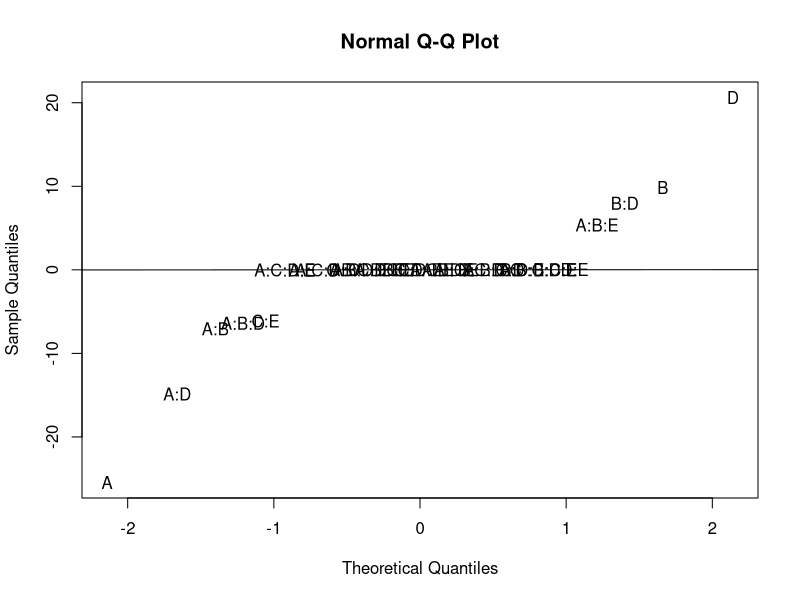
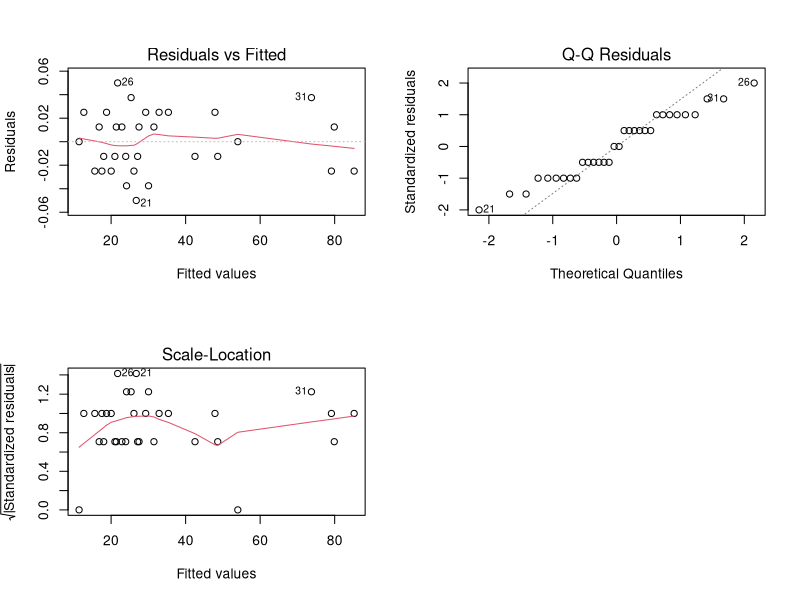

Source code (R) for these figures, in order:
## ---- chunk 1
knitr::opts_chunk$set(echo = TRUE)
options(scipen=999)

# function
printmat <- function(msg, mat) {
  out <- capture.output(mat)
  sprintf("%s: %s", msg, out)
}
## ---- chunk 2
#
y<-c(21.4, 16.8, 29.3, 12.7, 27.5, 22.9, 35.4, 18.8, 42.5, 21.0, 79.1, 20.0, 48.6, 27.1, 85.2, 26.1, 32.9, 17.5, 30.0, 24.1, 26.7, 11.4, 23.9, 18.0, 54.0, 21.8, 79.9, 31.5, 47.9, 15.6, 73.8, 25.4)

#
A <- rep(c(rep(-1, 1) , rep(1, 1)) , 16)
B <- rep(c(rep(-1, 2) , rep(1, 2)) ,  8)
C <- rep(c(rep(-1, 4) , rep(1, 4)) ,  4)
D <- rep(c(rep(-1, 8) , rep(1, 8)) ,  2)
E <- rep(c(rep(-1,16) , rep(1,16)) ,  1)
#
printmat("y ",y)
printmat("A ",A)
printmat("B ",B)
printmat("C ",C)
printmat("D ",D)
printmat("E ",E)
## ---- chunk 3
# length(A)
# length(y)
mod <- lm(y~A*B*C*D*E)
Estimados <- 2*coefficients(mod)[-1]  # Se retira la columna del intercepto
# Estimados
round(Estimados, 0)
## ---- chunk 4
# data.frame(Estimados)
data.frame(round(Estimados, 0))
## ---- chunk 5
qq <- qqnorm(Estimados,type="n")
Efectos <- names(Estimados)
text(qq$x, qq$y, labels = Efectos)
Estimados1 <- Estimados[-c(1,2,4,6,9,10,14,17,20)] # SON LOS VALORES QUE MAS APORTAN AL MODELO
# Estimados1 <- Estimados
qqline(Estimados1)
## ---- chunk 6
mod1  <- lm(y ~ A + B + D + A*B + A*D + B*D + C*E + A*B*D + A*B*E)
anva1 <- aov(mod1)
summary(anva1)
## ---- chunk 7
# mod3 <- lm( y ~ A + B + C + D + E + A*E + B*E + B*C + C*D + C*E + C*D + C*E + C*D*E)
par(mfrow=c(2,2))
plot(mod1)
## ---- chunk 8
ri1<-rstandard(mod1)
shapiro.test(ri1)
## ---- chunk 9
library(car)
ncvTest(mod1)
## ---- chunk 10
#
A <- rep(c(rep(-1, 1) , rep(1, 1)) , 16)
B <- rep(c(rep(-1, 2) , rep(1, 2)) ,  8)
C <- rep(c(rep(-1, 4) , rep(1, 4)) ,  4)
D <- rep(c(rep(-1, 8) , rep(1, 8)) ,  2)
E <- rep(c(rep(-1,16) , rep(1,16)) ,  1)

#
ACD <- A*C*D
BCE <- B*C*E

#
printmat("A ",A)
printmat("B ",B)
printmat("C ",C)
printmat("D ",D)
printmat("E ",E)
printmat("ACD",ACD)
printmat("BCE",BCE)

## ---- chunk 11
data.frame(A,B,C,D,E,ACD,BCE)
## ---- chunk 12
tequila1<-read.table("tequila1.txt",T)
